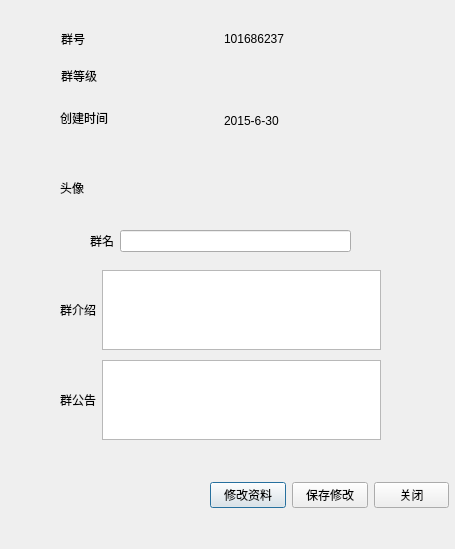
<?xml version="1.0" encoding="UTF-8"?>
<ui version="4.0">
 <class>GroupInfo</class>
 <widget class="QDialog" name="GroupInfo">
  <property name="geometry">
   <rect>
    <x>0</x>
    <y>0</y>
    <width>455</width>
    <height>549</height>
   </rect>
  </property>
  <property name="windowTitle">
   <string>群资料</string>
  </property>
  <widget class="QWidget" name="horizontalLayoutWidget">
   <property name="geometry">
    <rect>
     <x>210</x>
     <y>450</y>
     <width>239</width>
     <height>91</height>
    </rect>
   </property>
   <layout class="QHBoxLayout" name="horizontalLayout">
    <item>
     <widget class="QPushButton" name="EditButton">
      <property name="text">
       <string>修改资料</string>
      </property>
     </widget>
    </item>
    <item>
     <widget class="QPushButton" name="SaveButton">
      <property name="text">
       <string>保存修改</string>
      </property>
     </widget>
    </item>
    <item>
     <widget class="QPushButton" name="CloseButton">
      <property name="text">
       <string>关闭</string>
      </property>
     </widget>
    </item>
   </layout>
  </widget>
  <widget class="QWidget" name="horizontalLayoutWidget_2">
   <property name="geometry">
    <rect>
     <x>60</x>
     <y>270</y>
     <width>321</width>
     <height>80</height>
    </rect>
   </property>
   <layout class="QHBoxLayout" name="horizontalLayout_2">
    <item>
     <widget class="QLabel" name="label_2">
      <property name="text">
       <string>群介绍</string>
      </property>
     </widget>
    </item>
    <item>
     <widget class="QTextEdit" name="IntroEdit"/>
    </item>
   </layout>
  </widget>
  <widget class="QWidget" name="horizontalLayoutWidget_3">
   <property name="geometry">
    <rect>
     <x>60</x>
     <y>360</y>
     <width>321</width>
     <height>80</height>
    </rect>
   </property>
   <layout class="QHBoxLayout" name="horizontalLayout_3">
    <item>
     <widget class="QLabel" name="label_4">
      <property name="text">
       <string>群公告</string>
      </property>
     </widget>
    </item>
    <item>
     <widget class="QTextEdit" name="AnnounceEdit"/>
    </item>
   </layout>
  </widget>
  <widget class="QWidget" name="layoutWidget">
   <property name="geometry">
    <rect>
     <x>90</x>
     <y>230</y>
     <width>261</width>
     <height>22</height>
    </rect>
   </property>
   <layout class="QHBoxLayout" name="horizontalLayout_4">
    <item>
     <widget class="QLabel" name="label_6">
      <property name="text">
       <string>群名</string>
      </property>
     </widget>
    </item>
    <item>
     <widget class="QLineEdit" name="NameEdit"/>
    </item>
   </layout>
  </widget>
  <widget class="QLabel" name="label_7">
   <property name="geometry">
    <rect>
     <x>60</x>
     <y>110</y>
     <width>48</width>
     <height>16</height>
    </rect>
   </property>
   <property name="text">
    <string>创建时间</string>
   </property>
  </widget>
  <widget class="QLabel" name="label_12">
   <property name="geometry">
    <rect>
     <x>60</x>
     <y>180</y>
     <width>24</width>
     <height>16</height>
    </rect>
   </property>
   <property name="text">
    <string>头像</string>
   </property>
  </widget>
  <widget class="QLabel" name="label">
   <property name="geometry">
    <rect>
     <x>61</x>
     <y>68</y>
     <width>36</width>
     <height>16</height>
    </rect>
   </property>
   <property name="text">
    <string>群等级</string>
   </property>
  </widget>
  <widget class="QLabel" name="GroupNum">
   <property name="geometry">
    <rect>
     <x>224</x>
     <y>31</y>
     <width>60</width>
     <height>16</height>
    </rect>
   </property>
   <property name="text">
    <string>1016862375</string>
   </property>
  </widget>
  <widget class="QLabel" name="label_3">
   <property name="geometry">
    <rect>
     <x>61</x>
     <y>31</y>
     <width>24</width>
     <height>16</height>
    </rect>
   </property>
   <property name="text">
    <string>群号</string>
   </property>
  </widget>
  <widget class="QLabel" name="label_9">
   <property name="geometry">
    <rect>
     <x>224</x>
     <y>68</y>
     <width>76</width>
     <height>22</height>
    </rect>
   </property>
   <property name="text">
    <string/>
   </property>
   <property name="pixmap">
    <pixmap resource="resource.qrc">:/Images/Level.png</pixmap>
   </property>
  </widget>
  <widget class="QLabel" name="SetupTime">
   <property name="geometry">
    <rect>
     <x>224</x>
     <y>105</y>
     <width>156</width>
     <height>31</height>
    </rect>
   </property>
   <property name="text">
    <string>2015-6-30</string>
   </property>
  </widget>
  <widget class="QPushButton" name="GroupFaceBtn">
   <property name="geometry">
    <rect>
     <x>224</x>
     <y>142</y>
     <width>72</width>
     <height>68</height>
    </rect>
   </property>
   <property name="text">
    <string/>
   </property>
   <property name="icon">
    <iconset resource="resource.qrc">
     <normaloff>:/Images/12.png</normaloff>:/Images/12.png</iconset>
   </property>
   <property name="iconSize">
    <size>
     <width>60</width>
     <height>60</height>
    </size>
   </property>
   <property name="flat">
    <bool>true</bool>
   </property>
  </widget>
 </widget>
 <resources>
  <include location="resource.qrc"/>
 </resources>
 <connections/>
</ui>
